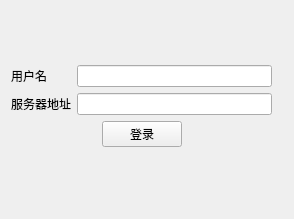
<?xml version="1.0" encoding="UTF-8"?>
<ui version="4.0">
 <class>Form</class>
 <widget class="QWidget" name="Form">
  <property name="geometry">
   <rect>
    <x>0</x>
    <y>0</y>
    <width>294</width>
    <height>219</height>
   </rect>
  </property>
  <property name="windowTitle">
   <string>Login</string>
  </property>
  <widget class="QWidget" name="layoutWidget">
   <property name="geometry">
    <rect>
     <x>11</x>
     <y>11</y>
     <width>261</width>
     <height>190</height>
    </rect>
   </property>
   <layout class="QVBoxLayout" name="verticalLayout_3">
    <item>
     <spacer name="verticalSpacer">
      <property name="orientation">
       <enum>Qt::Vertical</enum>
      </property>
      <property name="sizeHint" stdset="0">
       <size>
        <width>20</width>
        <height>39</height>
       </size>
      </property>
     </spacer>
    </item>
    <item>
     <layout class="QHBoxLayout" name="horizontalLayout">
      <item>
       <layout class="QVBoxLayout" name="verticalLayout_2">
        <item>
         <widget class="QLabel" name="label">
          <property name="text">
           <string>用户名</string>
          </property>
         </widget>
        </item>
        <item>
         <widget class="QLabel" name="label_2">
          <property name="text">
           <string>服务器地址</string>
          </property>
         </widget>
        </item>
       </layout>
      </item>
      <item>
       <layout class="QVBoxLayout" name="verticalLayout">
        <item>
         <widget class="QLineEdit" name="lineEdit"/>
        </item>
        <item>
         <widget class="QLineEdit" name="lineEdit_2"/>
        </item>
       </layout>
      </item>
     </layout>
    </item>
    <item>
     <layout class="QHBoxLayout" name="horizontalLayout_2">
      <item>
       <spacer name="horizontalSpacer">
        <property name="orientation">
         <enum>Qt::Horizontal</enum>
        </property>
        <property name="sizeHint" stdset="0">
         <size>
          <width>58</width>
          <height>20</height>
         </size>
        </property>
       </spacer>
      </item>
      <item>
       <widget class="QPushButton" name="pushButton">
        <property name="text">
         <string>登录</string>
        </property>
       </widget>
      </item>
      <item>
       <spacer name="horizontalSpacer_2">
        <property name="orientation">
         <enum>Qt::Horizontal</enum>
        </property>
        <property name="sizeHint" stdset="0">
         <size>
          <width>58</width>
          <height>20</height>
         </size>
        </property>
       </spacer>
      </item>
     </layout>
    </item>
    <item>
     <spacer name="verticalSpacer_2">
      <property name="orientation">
       <enum>Qt::Vertical</enum>
      </property>
      <property name="sizeHint" stdset="0">
       <size>
        <width>20</width>
        <height>39</height>
       </size>
      </property>
     </spacer>
    </item>
   </layout>
  </widget>
 </widget>
 <resources/>
 <connections/>
</ui>
